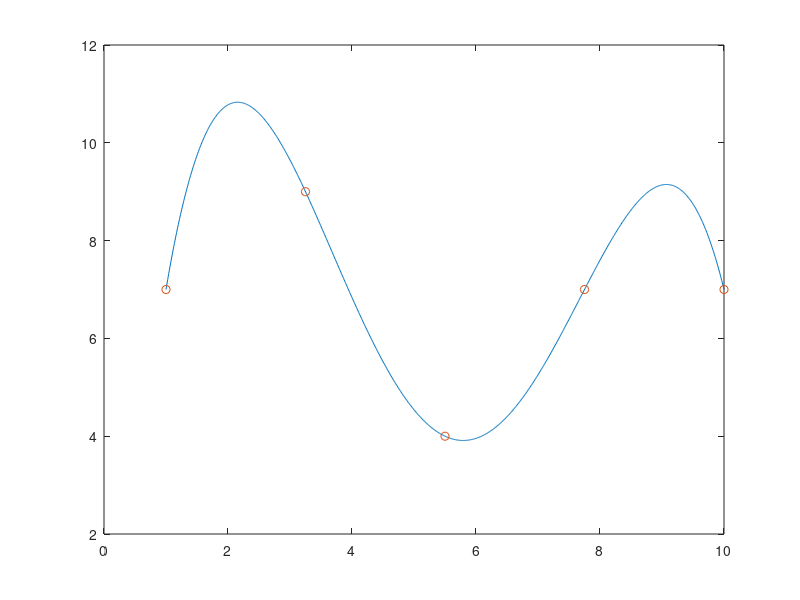

MATLAB code to generate this figure:
N = 5;
x = linspace(1,10,N); % check the dimension
y = randi(10,[1,N]);
x=x';
y = y';

% prepare G matrix  - Dimension (N+1) x (N+1)
%    [x0^0  x0^1  x1^2 ..... x1^N]
%    |x1^0  x1^1  x1^2 ..... x1^N|
%    |x2^0  x2^1  x2^2 ..... x2^N|
%G = |x3^0  x3^1  x3^2 ..... x3^N|
%    |:  :   :     :     :    :  |
%    [xN^0  xN^1  xN^2 ..... xN^N]
G = [];
for i = 0:(N-1)
    G = [G x.^i]
end
disp(G);

m = inv(G)*y; % m is column vector (N+1 x 1)
% 
xi = linspace(x(1),x(end),1000);

xi = xi';
G1 = [];
for a= 0:(N-1)
    G1= [G1 xi.^a]
end
disp(G1)
K=G1
% yi = [1 xi^1 xi^2 xi^3 ..... xi^n] * m % (1000 x N+1) (N+1 x1) 

yi = K*m
plot(xi,yi)
hold on 
plot(x,y,'o')